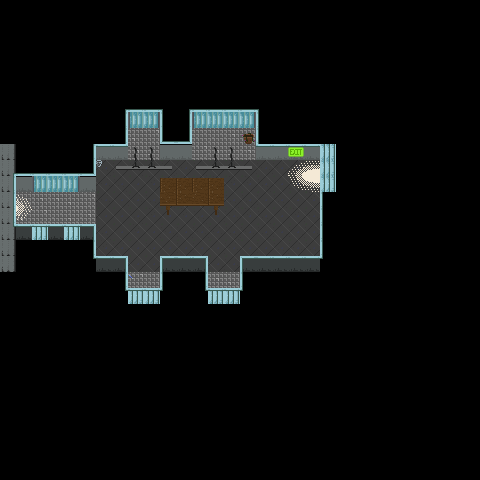

A 2D game scene composited from a Tiled map and its tileset images. What follows is a short description and the map's XML, with each tile layer's data collapsed to a summary:
An orthogonal 30x30 tile map with 16x16 px tiles, 6 tile layers (Floor, FloorItems, FloorLighting, Walls, ...), 7 tilesets and 35 objects (27x LIT, A1, A2, 00-stairwell.json).

<map version="1.0" orientation="orthogonal" renderorder="right-down" width="30" height="30" tilewidth="16" tileheight="16" nextobjectid="344">
 <tileset firstgid="1" name="floor" tilewidth="16" tileheight="16" tilecount="27">
  <image source="../../tilesets/office-floor.png" width="432" height="16" />
 </tileset>
 <tileset firstgid="28" name="window" tilewidth="16" tileheight="16" tilecount="25">
  <image source="../../tilesets/window.png" width="400" height="16" />
 </tileset>
 <tileset firstgid="53" name="office-divider" tilewidth="16" tileheight="16" tilecount="27">
  <image source="../../tilesets/office-divider.png" width="432" height="16" />
 </tileset>
 <tileset firstgid="80" name="floor-items" tilewidth="16" tileheight="16" tilecount="14">
  <image source="../../tilesets/floor-items.png" width="224" height="16" />
 </tileset>
 <tileset firstgid="94" name="office-lighting" tilewidth="16" tileheight="16" tilecount="8">
  <image source="../../tilesets/office-lighting.png" width="128" height="16" />
 </tileset>
 <tileset firstgid="102" name="floor-lighting" tilewidth="16" tileheight="16" tilecount="20">
  <image source="../../tilesets/floor-lighting.png" width="160" height="32" />
 </tileset>
 <tileset firstgid="122" name="ceiling-lighting" tilewidth="16" tileheight="16" tilecount="4">
  <image source="../../tilesets/ceiling-lighting.png" width="64" height="16" />
 </tileset>
 <layer name="Floor" width="30" height="30">
  <data>[900 cells, 160 non-empty, 16 distinct tile ids]</data>
 </layer>
 <layer name="FloorItems" width="30" height="30">
  <data>[900 cells, 7 non-empty, 5 distinct tile ids]</data>
 </layer>
 <layer name="FloorLighting" width="30" height="30">
  <data>[900 cells, 0 non-empty, 0 distinct tile ids]</data>
 </layer>
 <layer name="Walls" width="30" height="30">
  <data>[900 cells, 77 non-empty, 17 distinct tile ids]</data>
 </layer>
 <layer name="Ceiling" width="30" height="30">
  <data>[900 cells, 15 non-empty, 5 distinct tile ids]</data>
 </layer>
 <layer name="CeilingLighting" width="30" height="30">
  <data>[900 cells, 7 non-empty, 7 distinct tile ids]</data>
 </layer>
 <objectgroup name="Rooms">
  <object id="309" type="LIT" x="16" y="192" width="32" height="32" />
  <object id="310" type="LIT" x="48" y="192" width="48" height="32" />
  <object id="312" type="LIT" x="96" y="160" width="32" height="32" />
  <object id="313" type="LIT" x="128" y="160" width="32" height="32" />
  <object id="314" type="LIT" x="160" y="160" width="32" height="32" />
  <object id="315" type="LIT" x="192" y="160" width="32" height="32" />
  <object id="316" type="LIT" x="224" y="160" width="32" height="32" />
  <object id="317" type="LIT" x="256" y="160" width="32" height="32" />
  <object id="318" type="LIT" x="288" y="160" width="32" height="32" />
  <object id="319" type="LIT" x="96" y="224" width="32" height="32" />
  <object id="320" type="LIT" x="128" y="224" width="32" height="32" />
  <object id="321" type="LIT" x="256" y="224" width="32" height="32" />
  <object id="322" type="LIT" x="288" y="224" width="32" height="32" />
  <object id="323" type="LIT" x="192" y="224" width="32" height="32" />
  <object id="324" type="LIT" x="224" y="224" width="32" height="32" />
  <object id="325" type="LIT" x="160" y="224" width="32" height="32" />
  <object id="326" type="LIT" x="96" y="192" width="32" height="32" />
  <object id="327" type="LIT" x="128" y="192" width="32" height="32" />
  <object id="328" type="LIT" x="256" y="192" width="32" height="32" />
  <object id="329" type="LIT" x="192" y="192" width="32" height="32" />
  <object id="330" type="LIT" x="160" y="192" width="32" height="32" />
  <object id="331" type="LIT" x="224" y="192" width="32" height="32" />
  <object id="332" type="LIT" x="208" y="256" width="32" height="32" />
  <object id="333" type="LIT" x="128" y="256" width="32" height="32" />
  <object id="334" type="LIT" x="128" y="128" width="32" height="32" />
  <object id="335" type="LIT" x="208" y="128" width="32" height="32" />
  <object id="343" type="LIT" x="288" y="192" width="32" height="32" />
 </objectgroup>
 <objectgroup name="Doors">
  <object id="337" name="A1" x="80" y="180" width="16" height="28">
   <properties>
    <property name="isOpen" value="false" />
    <property name="rotation" value="-90" />
   </properties>
  </object>
  <object id="338" name="A2" x="80" y="208" width="16" height="16">
   <properties>
    <property name="isOpen" value="false" />
    <property name="rotation" value="-90" />
   </properties>
  </object>
 </objectgroup>
 <objectgroup name="Notes">
  <object id="336" x="68" y="188">
   <properties>
    <property name="opens" value="A1,A2" />
    <property name="sprite" value="buzzer" />
    <property name="text" value="Welcome to the new job! Please go on up!" />
   </properties>
  </object>
  <object id="340" x="144" y="192">
   <properties>
    <property name="opens" value="A1,A2" />
    <property name="sprite" value="office-worker" />
    <property name="text" value="Ah, oh dear. It looks like the secretary dropped your key-card. I guess your first job can be to have a look for it!" />
   </properties>
  </object>
  <object id="342" x="236" y="208">
   <properties>
    <property name="opens" value="" />
    <property name="sprite" value="office-worker" />
    <property name="text" value="Oh hey! Looking forward to the new job?" />
   </properties>
  </object>
 </objectgroup>
 <objectgroup name="Nav Mesh" />
 <objectgroup name="Player Spawn">
  <object id="305" x="32" y="204" />
 </objectgroup>
 <objectgroup name="Enemy Spawn" />
 <objectgroup name="Keys">
  <object id="341" x="229" y="277" />
 </objectgroup>
 <objectgroup name="Exit">
  <object id="306" name="00-stairwell.json" x="304" y="176">
   <properties>
    <property name="keyCount" value="1" />
   </properties>
  </object>
 </objectgroup>
</map>
